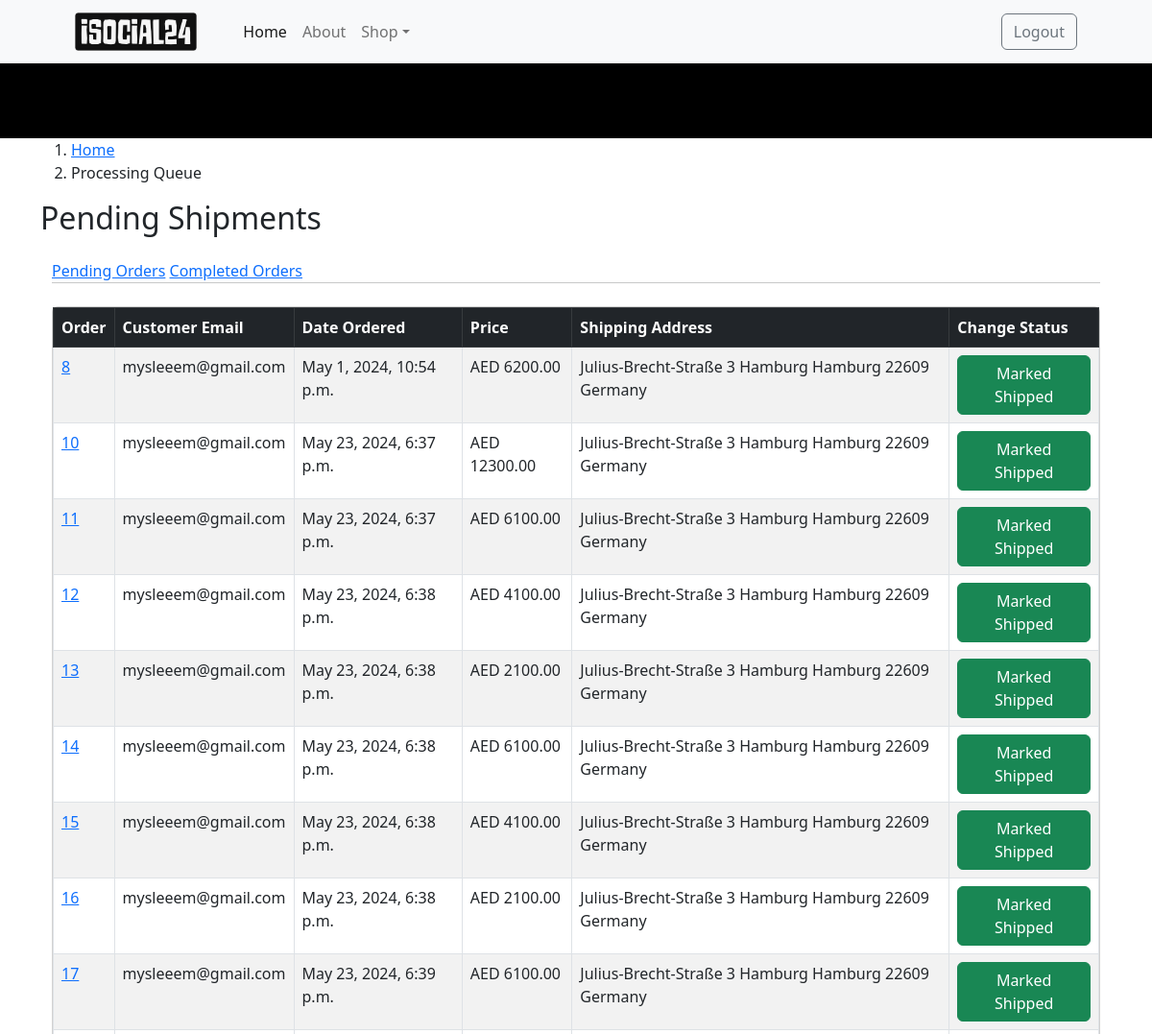
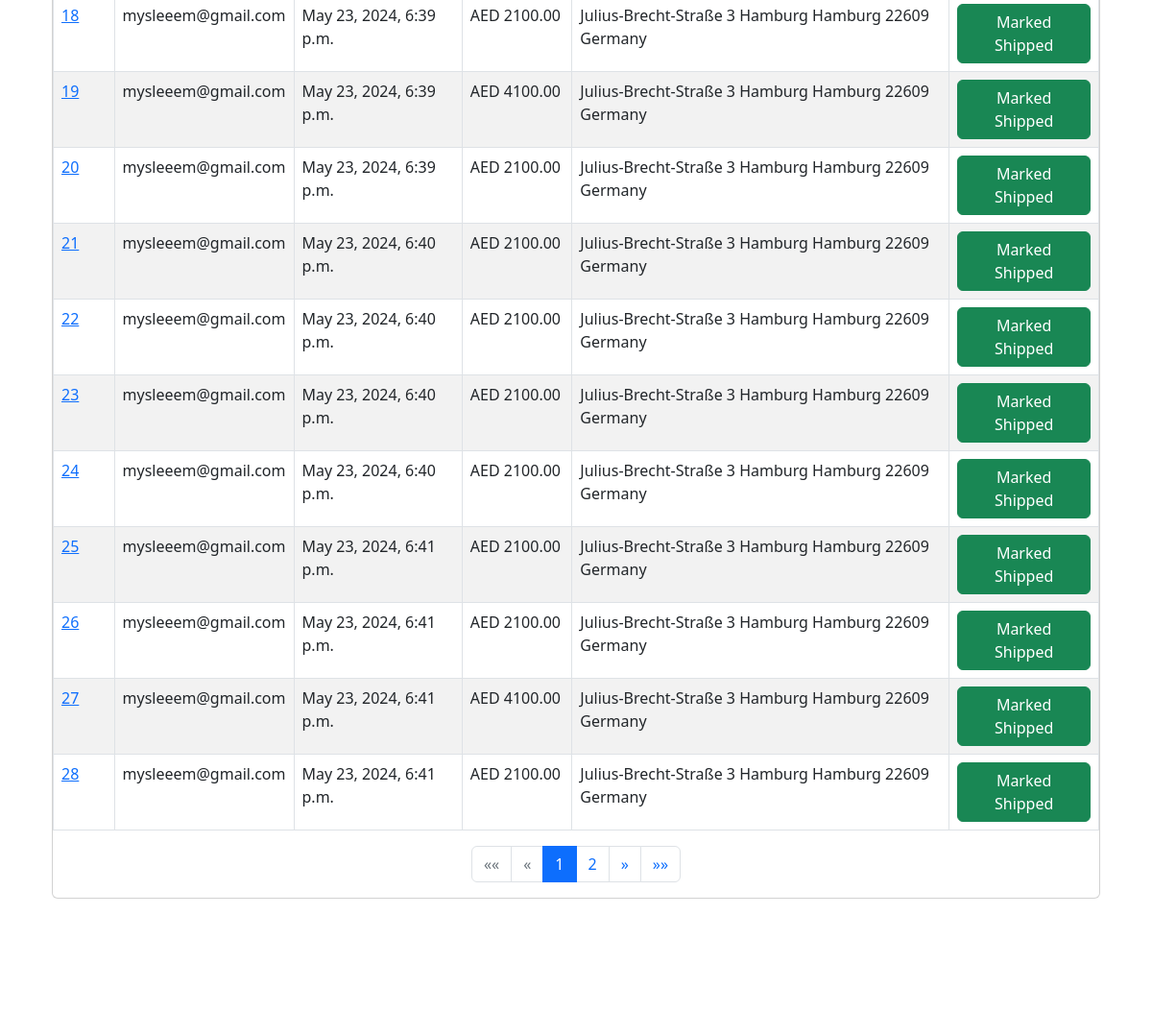
Page /payment/not_shipped_dash (signed in, upper part) on the earlier database version (2 pictures, top to bottom).
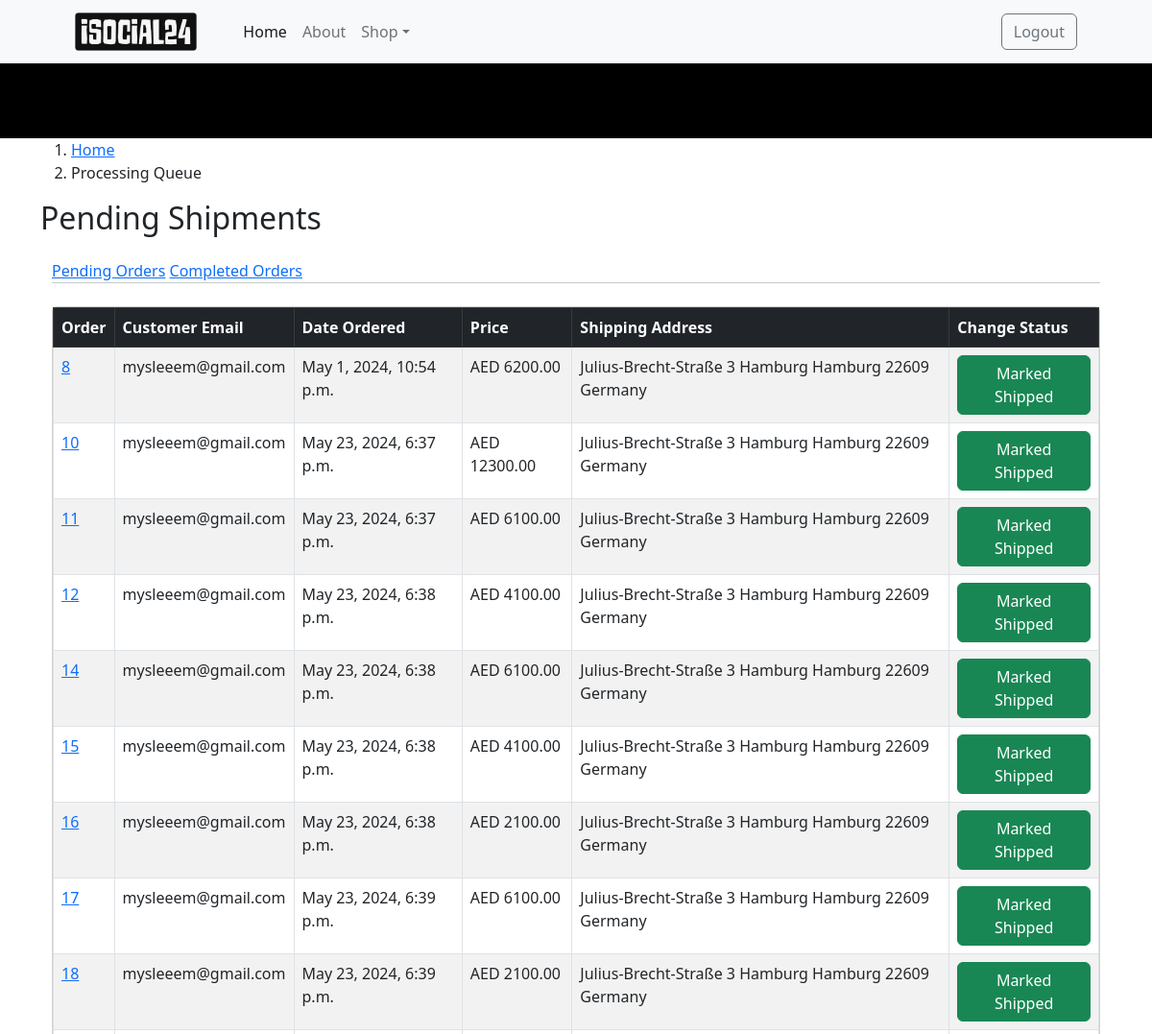
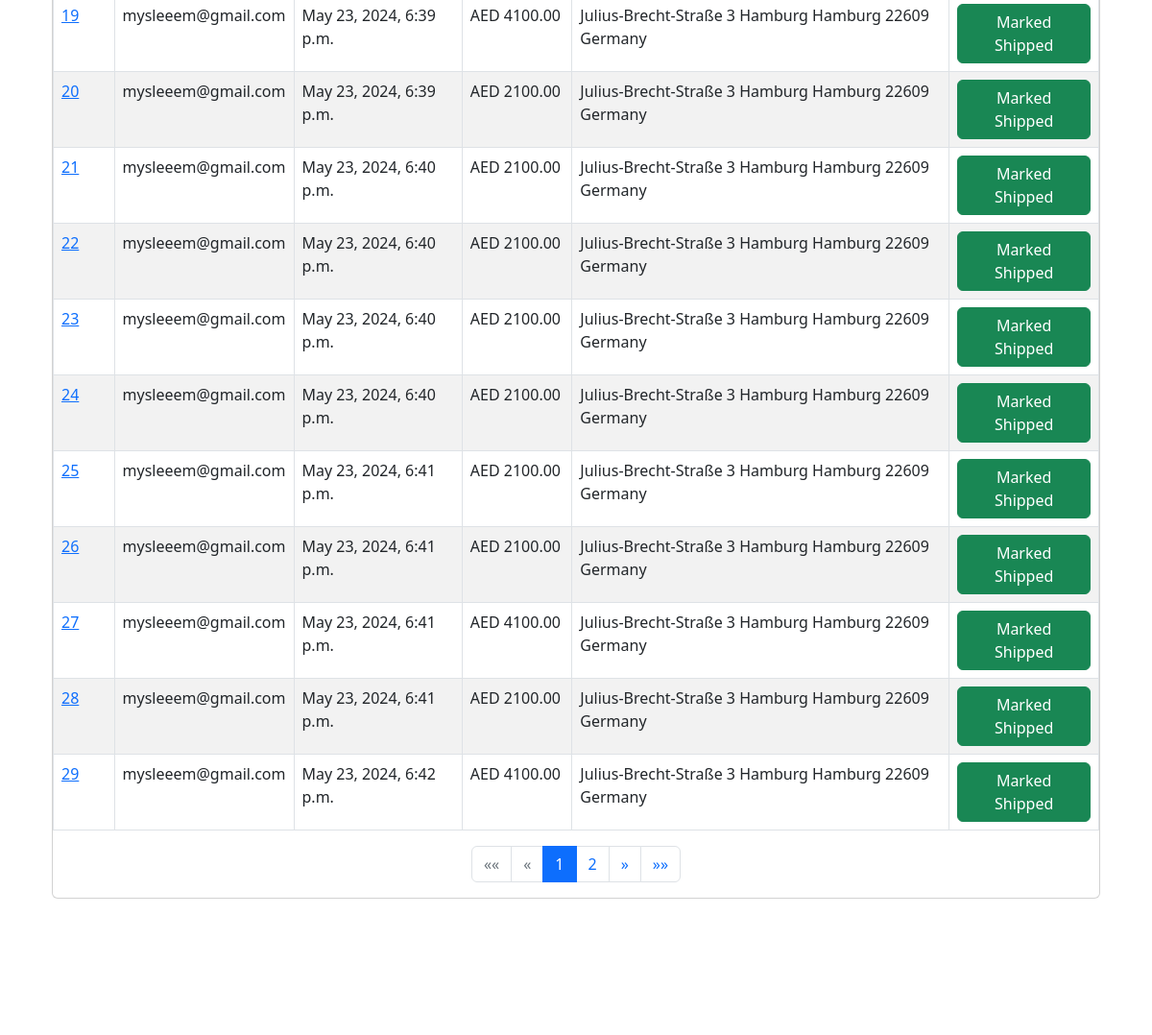
Same page on the later database version (2 pictures, top to bottom).
### payment/models.py (models this page shows, shortened)
class Order(models.Model):
    user = models.ForeignKey(User, on_delete=models.CASCADE, null=True, blank=True)
    full_name = models.CharField(max_length=255)
    email = models.EmailField(max_length=255)
    shipping_address = models.TextField(max_length=15000)
    amount_paid = models.DecimalField(max_digits=10, decimal_places=2)
    date_ordered = models.DateTimeField(auto_now_add=True)
    shipped = models.BooleanField(default=False)
    date_shipped = models.DateTimeField(blank=True, null=True)

### payment/views.py (the view, shortened to what this page needs)
# urls.py: path('not_shipped_dash', views.not_shipped_dash, name='not_shipped_dash'),
def not_shipped_dash(request):
    if request.user.is_authenticated and request.user.is_superuser:
        orders = Order.objects.filter(shipped=False)
        paginator = Paginator(orders, 20)  # Show 20 orders per page
        page_number = request.GET.get('page')
        page_obj = paginator.get_page(page_number)
        return render(request, "payment/not_shipped_dash.html", {"page_obj": page_obj})
    else:
        messages.error(request, "Access Denied")
        return redirect('home')

### cart/context_processors.py (called while the page is built)
def cart(request):
    return {'cart': Cart(request)}

### payment/templates/payment/not_shipped_dash.html (shortened to what the changed rows need)
{% extends 'base.html' %}
{% load static %}
{% block content %}
<main id="main">
    <section id="cart-cont-initial" class="cart-cont-initial">
      <div class="container">
        <h2>Pending Shipments</h2>
      </div>
    </section>
    <div class="container-xl px-4 mt-4">
        <div class="row">
            <div class="col-xl-12">
                <div class="card mb-4">
                    <table class="table table-striped table-hover table-bordered">
                        <thead class="table-dark">
                          <tr>
                            <th scope="col">Order</th>
                            <th scope="col">Customer Email</th>
                            <th scope="col">Date Ordered</th>
                            <th scope="col">Price</th>
                            <th scope="col">Shipping Address</th>
                            <th scope="col">Change Status</th>
                          </tr>
                        </thead>
                        <tbody>
                            {% for item in page_obj %}
                          <tr>
                            <td><a href="{% url 'orders' item.id %}">{{ item.id }}</a></td>
                            <td>{{ item.email }}</td>
                            <td>{{ item.date_ordered }}</td>
                            <td>AED {{ item.amount_paid }}</td>
                            <td>{{ item.shipping_address }}</td>
                            <td>
                              <form method="POST">
                                <button type="Submit" class="btn btn-success btn-small">Marked Shipped</button>
                              </form>
                            </td>
                          </tr>
                       {% endfor %}
                        </tbody>
                      </table>
                      <nav aria-label="Page navigation">
                        <ul class="pagination justify-content-center">
                          {% for num in page_obj.paginator.page_range %}
                            {% if page_obj.number == num %}
                              <li class="page-item active">
                                <a class="page-link">{{ num }}</a>
                              </li>
                            {% elif num > page_obj.number|add:'-3' and num < page_obj.number|add:'3' %}
                              <li class="page-item">
                                <a class="page-link" href="?page={{ num }}">{{ num }}</a>
                              </li>
                            {% endif %}
                          {% endfor %}
                        </ul>
                      </nav>
                </div>
            </div>
        </div>
      </div>
      <br/><br/><br/><br/><br/>
  </main>
  {% endblock %}

Differences in the rows shown:
no longer on this page (row edited): Order: id "13", email "mysleeem@gmail.com", date_ordered "May 23, 2024, 6:38 p.m.", amount_paid "2100.00", shipping_address "Julius-Brecht-Straße 3 Hamburg Hamburg 22609 Germany"
now on this page (row unchanged): Order: id "29", email "mysleeem@gmail.com", date_ordered "May 23, 2024, 6:42 p.m.", amount_paid "4100.00", shipping_address "Julius-Brecht-Straße 3 Hamburg Hamburg 22609 Germany"
